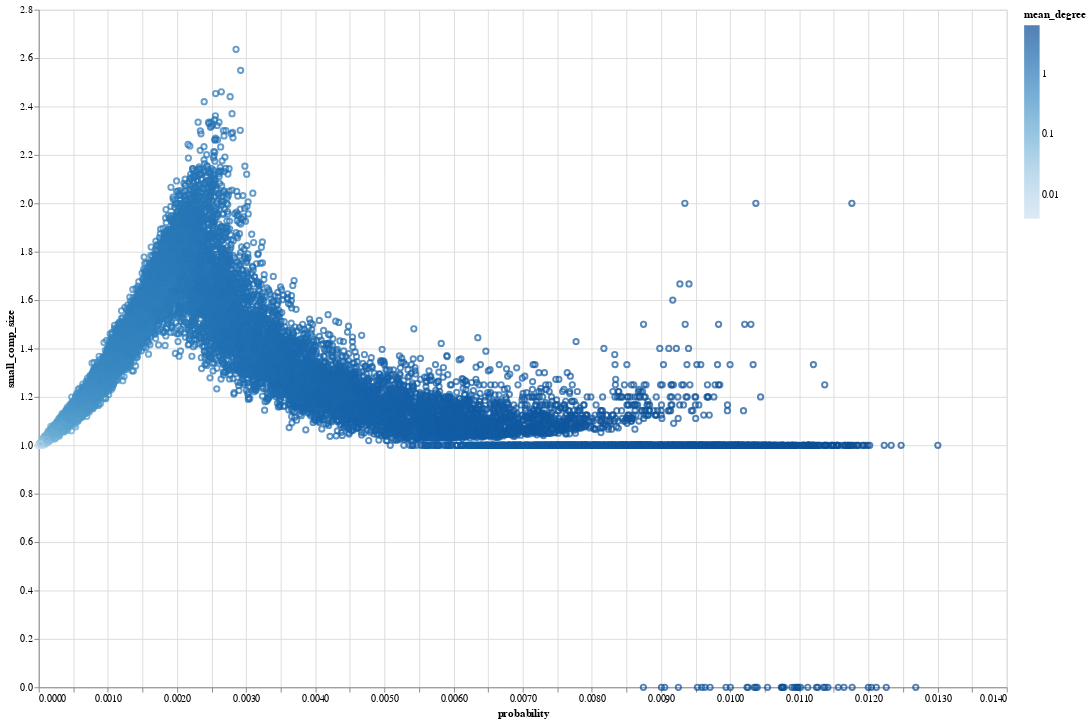

Write notebook code for a chart like this one.
### Code cell
import pandas as pd
alt.data_transformers.disable_max_rows()

import altair as alt
data_df = pd.DataFrame(data1,columns=['probability','small_comp_size','mean_degree'])

alt.Chart(data_df[data_df['mean_degree']>0]).mark_point().encode(
    x='probability',
    y='small_comp_size',
    color=alt.Color('mean_degree', scale=alt.Scale(type='log', base=10))
).properties(
    width=1000,
    height=700
)

### Figure 1 — Vega-Lite specification as saved in the notebook (floating-point values rounded to 4 significant figures; data arrays with more than 128 entries replaced by an {"elided": "..."} marker saying what was removed)
{"$schema": "https://vega.github.io/schema/vega-lite/v3.3.0.json", "config": {"mark": {"tooltip": null}, "view": {"height": 300, "width": 400}}, "data": {"name": "data-1b9f2983bc7009a10dfc704737e4e3bc"}, "datasets": {"data-1b9f2983bc7009a10dfc704737e4e3bc": {"elided": "20170 records"}}, "encoding": {"color": {"field": "mean_degree", "scale": {"base": 10, "type": "log"}, "type": "quantitative"}, "x": {"field": "probability", "type": "quantitative"}, "y": {"field": "small_comp_size", "type": "quantitative"}}, "height": 700, "mark": "point", "width": 1000}
